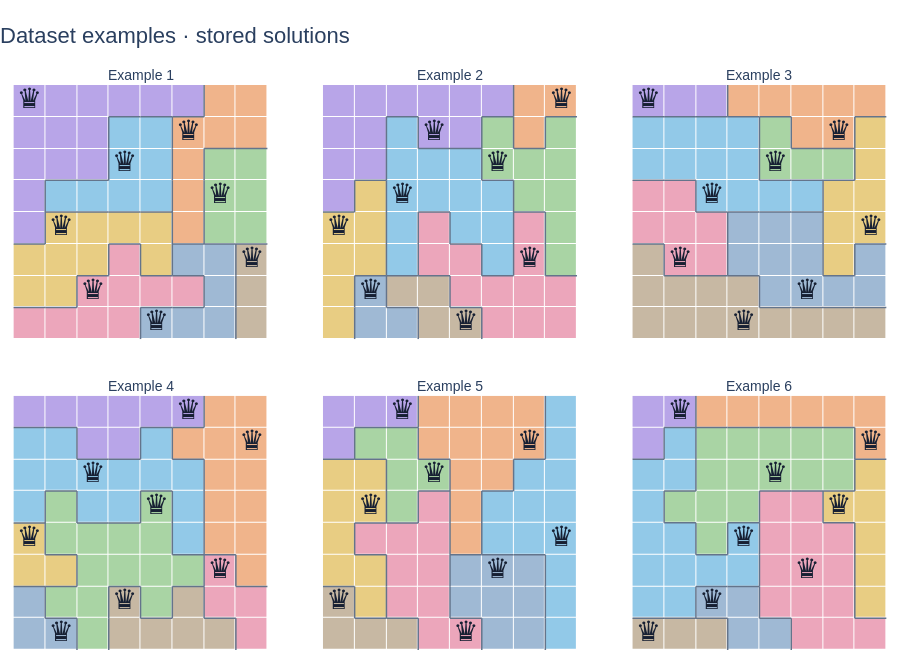

The notebook cell this image was saved under:
### Code cell
N_DATASET_EXAMPLES = 6
example_indices = np.random.default_rng(SEED + 101).choice(
    len(regions),
    size=min(N_DATASET_EXAMPLES, len(regions)),
    replace=False,
)
example_cols = min(3, len(example_indices))
example_rows = (len(example_indices) + example_cols - 1) // example_cols
examples_fig = make_subplots(
    rows=example_rows,
    cols=example_cols,
    subplot_titles=[f"Example {number + 1}" for number in range(len(example_indices))],
    horizontal_spacing=0.055,
    vertical_spacing=0.10,
)
for number, index in enumerate(example_indices):
    row, col = divmod(number, example_cols)
    board = regions[index]
    add_board(examples_fig, board, board, row + 1, col + 1)
    queen_rows = np.arange(BOARD_SIZE)
    queen_cols = puzzles["queen_columns"][index]
    examples_fig.add_trace(
        go.Scatter(
            x=queen_cols,
            y=queen_rows,
            mode="text",
            text=["♛"] * len(queen_rows),
            textfont=dict(size=28, color="#172033"),
            hoverinfo="skip",
            showlegend=False,
        ),
        row=row + 1,
        col=col + 1,
    )
style_boards(examples_fig, "Dataset examples · stored solutions", rows=example_rows)
examples_fig.update_layout(height=example_rows * 290 + 90)
examples_fig.show(config=PLOT_CONFIG)

### Figure 1 — Plotly figure (JSON) as saved in the notebook; plotly's stock layout.template omitted (floating-point values rounded to 4 significant figures; data arrays with more than 128 entries replaced by an {"elided": "..."} marker saying what was removed)
{"data": [{"colorscale": [[0, "#B8A5E8"], [0.1111, "#B8A5E8"], [0.1111, "#F0B48B"], [0.2222, "#F0B48B"], [0.2222, "#92C9E8"], [0.3333, "#92C9E8"], [0.3333, "#A9D4A4"], [0.4444, "#A9D4A4"], [0.4444, "#E8CD83"], [0.5556, "#E8CD83"], [0.5556, "#ECA6BB"], [0.6667, "#ECA6BB"], [0.6667, "#9FB9D4"], [0.7778, "#9FB9D4"], [0.7778, "#C7B8A3"], [0.8889, "#C7B8A3"], [0.8889, "#F1F3F5"], [1, "#F1F3F5"]], "customdata": [[0, 0, 0, 0, 0, 0, 1, 1], [0, 0, 0, 2, 2, 1, 1, 1], [0, 0, 0, 2, 2, 1, 3, 3], [0, 2, 2, 2, 2, 1, 3, 3], [0, 4, 4, 4, 4, 1, 3, 3], [4, 4, 4, 5, 4, 6, 6, 7], [4, 4, 5, 5, 5, 5, 6, 7], [5, 5, 5, 5, 6, 6, 6, 7]], "hovertemplate": "row=%{y}, col=%{x}<br>region=%{customdata}<br>token=%{z}<extra></extra>", "showscale": false, "type": "heatmap", "xaxis": "x", "xgap": 1, "yaxis": "y", "ygap": 1, "z": [[0, 0, 0, 0, 0, 0, 1, 1], [0, 0, 0, 2, 2, 1, 1, 1], [0, 0, 0, 2, 2, 1, 3, 3], [0, 2, 2, 2, 2, 1, 3, 3], [0, 4, 4, 4, 4, 1, 3, 3], [4, 4, 4, 5, 4, 6, 6, 7], [4, 4, 5, 5, 5, 5, 6, 7], [5, 5, 5, 5, 6, 6, 6, 7]], "zmax": 8.5, "zmin": -0.5}, {"hoverinfo": "skip", "line": {"color": "#64748B", "width": 1.5}, "mode": "lines", "showlegend": false, "type": "scatter", "x": {"elided": "132 float values"}, "xaxis": "x", "y": {"elided": "132 float values"}, "yaxis": "y"}, {"hoverinfo": "skip", "mode": "text", "showlegend": false, "text": ["♛", "♛", "♛", "♛", "♛", "♛", "♛", "♛"], "textfont": {"color": "#172033", "size": 28}, "type": "scatter", "x": [0, 5, 3, 6, 1, 7, 2, 4], "xaxis": "x", "y": [0, 1, 2, 3, 4, 5, 6, 7], "yaxis": "y"}, {"colorscale": [[0, "#B8A5E8"], [0.1111, "#B8A5E8"], [0.1111, "#F0B48B"], [0.2222, "#F0B48B"], [0.2222, "#92C9E8"], [0.3333, "#92C9E8"], [0.3333, "#A9D4A4"], [0.4444, "#A9D4A4"], [0.4444, "#E8CD83"], [0.5556, "#E8CD83"], [0.5556, "#ECA6BB"], [0.6667, "#ECA6BB"], [0.6667, "#9FB9D4"], [0.7778, "#9FB9D4"], [0.7778, "#C7B8A3"], [0.8889, "#C7B8A3"], [0.8889, "#F1F3F5"], [1, "#F1F3F5"]], "customdata": [[0, 0, 0, 0, 0, 0, 1, 1], [0, 0, 2, 0, 0, 3, 1, 3], [0, 0, 2, 2, 2, 3, 3, 3], [0, 4, 2, 2, 2, 2, 3, 3], [4, 4, 2, 5, 2, 2, 5, 3], [4, 4, 2, 5, 5, 2, 5, 3], [4, 6, 7, 7, 5, 5, 5, 5], [4, 6, 6, 7, 7, 5, 5, 5]], "hovertemplate": "row=%{y}, col=%{x}<br>region=%{customdata}<br>token=%{z}<extra></extra>", "showscale": false, "type": "heatmap", "xaxis": "x2", "xgap": 1, "yaxis": "y2", "ygap": 1, "z": [[0, 0, 0, 0, 0, 0, 1, 1], [0, 0, 2, 0, 0, 3, 1, 3], [0, 0, 2, 2, 2, 3, 3, 3], [0, 4, 2, 2, 2, 2, 3, 3], [4, 4, 2, 5, 2, 2, 5, 3], [4, 4, 2, 5, 5, 2, 5, 3], [4, 6, 7, 7, 5, 5, 5, 5], [4, 6, 6, 7, 7, 5, 5, 5]], "zmax": 8.5, "zmin": -0.5}, {"hoverinfo": "skip", "line": {"color": "#64748B", "width": 1.5}, "mode": "lines", "showlegend": false, "type": "scatter", "x": {"elided": "138 float values"}, "xaxis": "x2", "y": {"elided": "138 float values"}, "yaxis": "y2"}, {"hoverinfo": "skip", "mode": "text", "showlegend": false, "text": ["♛", "♛", "♛", "♛", "♛", "♛", "♛", "♛"], "textfont": {"color": "#172033", "size": 28}, "type": "scatter", "x": [7, 3, 5, 2, 0, 6, 1, 4], "xaxis": "x2", "y": [0, 1, 2, 3, 4, 5, 6, 7], "yaxis": "y2"}, {"colorscale": [[0, "#B8A5E8"], [0.1111, "#B8A5E8"], [0.1111, "#F0B48B"], [0.2222, "#F0B48B"], [0.2222, "#92C9E8"], [0.3333, "#92C9E8"], [0.3333, "#A9D4A4"], [0.4444, "#A9D4A4"], [0.4444, "#E8CD83"], [0.5556, "#E8CD83"], [0.5556, "#ECA6BB"], [0.6667, "#ECA6BB"], [0.6667, "#9FB9D4"], [0.7778, "#9FB9D4"], [0.7778, "#C7B8A3"], [0.8889, "#C7B8A3"], [0.8889, "#F1F3F5"], [1, "#F1F3F5"]], "customdata": [[0, 0, 0, 1, 1, 1, 1, 1], [2, 2, 2, 2, 3, 1, 1, 4], [2, 2, 2, 2, 3, 3, 3, 4], [5, 5, 2, 2, 2, 2, 4, 4], [5, 5, 5, 6, 6, 6, 4, 4], [7, 5, 5, 6, 6, 6, 4, 6], [7, 7, 7, 7, 6, 6, 6, 6], [7, 7, 7, 7, 7, 7, 7, 7]], "hovertemplate": "row=%{y}, col=%{x}<br>region=%{customdata}<br>token=%{z}<extra></extra>", "showscale": false, "type": "heatmap", "xaxis": "x3", "xgap": 1, "yaxis": "y3", "ygap": 1, "z": [[0, 0, 0, 1, 1, 1, 1, 1], [2, 2, 2, 2, 3, 1, 1, 4], [2, 2, 2, 2, 3, 3, 3, 4], [5, 5, 2, 2, 2, 2, 4, 4], [5, 5, 5, 6, 6, 6, 4, 4], [7, 5, 5, 6, 6, 6, 4, 6], [7, 7, 7, 7, 6, 6, 6, 6], [7, 7, 7, 7, 7, 7, 7, 7]], "zmax": 8.5, "zmin": -0.5}, {"hoverinfo": "skip", "line": {"color": "#64748B", "width": 1.5}, "mode": "lines", "showlegend": false, "type": "scatter", "x": [-0.5, 0.5, null, 0.5, 1.5, null, 2.5, 2.5, null, 1.5, 2.5, null, 2.5, 3.5, null, 3.5, 4.5, null, 6.5, 7.5, null, 3.5, 3.5, null, 4.5, 4.5, null, 4.5, 5.5, null, 6.5, 6.5, null, 5.5, 6.5, null, -0.5, 0.5, null, 0.5, 1.5, null, 3.5, 3.5, null, 3.5, 4.5, null, 4.5, 5.5, null, 6.5, 6.5, null, 5.5, 6.5, null, 1.5, 1.5, null, 1.5, 2.5, null, 2.5, 3.5, null, 3.5, 4.5, null, 5.5, 5.5, null, 4.5, 5.5, null, -0.5, 0.5, null, 2.5, 2.5, null, 5.5, 5.5, null, 6.5, 7.5, null, 0.5, 0.5, null, 0.5, 1.5, null, 2.5, 2.5, null, 1.5, 2.5, null, 2.5, 3.5, null, 5.5, 5.5, null, 6.5, 6.5, null, 5.5, 6.5, null, 3.5, 3.5, null, 3.5, 4.5, null, 4.5, 5.5, null, 5.5, 6.5, null, 6.5, 7.5, null], "xaxis": "x3", "y": [0.5, 0.5, null, 0.5, 0.5, null, -0.5, 0.5, null, 0.5, 0.5, null, 0.5, 0.5, null, 0.5, 0.5, null, 0.5, 0.5, null, 0.5, 1.5, null, 0.5, 1.5, null, 1.5, 1.5, null, 0.5, 1.5, null, 1.5, 1.5, null, 2.5, 2.5, null, 2.5, 2.5, null, 1.5, 2.5, null, 2.5, 2.5, null, 2.5, 2.5, null, 1.5, 2.5, null, 2.5, 2.5, null, 2.5, 3.5, null, 3.5, 3.5, null, 3.5, 3.5, null, 3.5, 3.5, null, 2.5, 3.5, null, 3.5, 3.5, null, 4.5, 4.5, null, 3.5, 4.5, null, 3.5, 4.5, null, 4.5, 4.5, null, 4.5, 5.5, null, 5.5, 5.5, null, 4.5, 5.5, null, 5.5, 5.5, null, 5.5, 5.5, null, 4.5, 5.5, null, 4.5, 5.5, null, 5.5, 5.5, null, 5.5, 6.5, null, 6.5, 6.5, null, 6.5, 6.5, null, 6.5, 6.5, null, 6.5, 6.5, null], "yaxis": "y3"}, {"hoverinfo": "skip", "mode": "text", "showlegend": false, "text": ["♛", "♛", "♛", "♛", "♛", "♛", "♛", "♛"], "textfont": {"color": "#172033", "size": 28}, "type": "scatter", "x": [0, 6, 4, 2, 7, 1, 5, 3], "xaxis": "x3", "y": [0, 1, 2, 3, 4, 5, 6, 7], "yaxis": "y3"}, {"colorscale": [[0, "#B8A5E8"], [0.1111, "#B8A5E8"], [0.1111, "#F0B48B"], [0.2222, "#F0B48B"], [0.2222, "#92C9E8"], [0.3333, "#92C9E8"], [0.3333, "#A9D4A4"], [0.4444, "#A9D4A4"], [0.4444, "#E8CD83"], [0.5556, "#E8CD83"], [0.5556, "#ECA6BB"], [0.6667, "#ECA6BB"], [0.6667, "#9FB9D4"], [0.7778, "#9FB9D4"], [0.7778, "#C7B8A3"], [0.8889, "#C7B8A3"], [0.8889, "#F1F3F5"], [1, "#F1F3F5"]], "customdata": [[0, 0, 0, 0, 0, 0, 1, 1], [2, 2, 0, 0, 2, 1, 1, 1], [2, 2, 2, 2, 2, 2, 1, 1], [2, 3, 2, 2, 3, 2, 1, 1], [4, 3, 3, 3, 3, 2, 1, 1], [4, 4, 3, 3, 3, 3, 5, 1], [6, 3, 3, 7, 3, 7, 5, 5], [6, 6, 3, 7, 7, 7, 7, 5]], "hovertemplate": "row=%{y}, col=%{x}<br>region=%{customdata}<br>token=%{z}<extra></extra>", "showscale": false, "type": "heatmap", "xaxis": "x4", "xgap": 1, "yaxis": "y4", "ygap": 1, "z": [[0, 0, 0, 0, 0, 0, 1, 1], [2, 2, 0, 0, 2, 1, 1, 1], [2, 2, 2, 2, 2, 2, 1, 1], [2, 3, 2, 2, 3, 2, 1, 1], [4, 3, 3, 3, 3, 2, 1, 1], [4, 4, 3, 3, 3, 3, 5, 1], [6, 3, 3, 7, 3, 7, 5, 5], [6, 6, 3, 7, 7, 7, 7, 5]], "zmax": 8.5, "zmin": -0.5}, {"hoverinfo": "skip", "line": {"color": "#64748B", "width": 1.5}, "mode": "lines", "showlegend": false, "type": "scatter", "x": {"elided": "141 float values"}, "xaxis": "x4", "y": {"elided": "141 float values"}, "yaxis": "y4"}, {"hoverinfo": "skip", "mode": "text", "showlegend": false, "text": ["♛", "♛", "♛", "♛", "♛", "♛", "♛", "♛"], "textfont": {"color": "#172033", "size": 28}, "type": "scatter", "x": [5, 7, 2, 4, 0, 6, 3, 1], "xaxis": "x4", "y": [0, 1, 2, 3, 4, 5, 6, 7], "yaxis": "y4"}, {"colorscale": [[0, "#B8A5E8"], [0.1111, "#B8A5E8"], [0.1111, "#F0B48B"], [0.2222, "#F0B48B"], [0.2222, "#92C9E8"], [0.3333, "#92C9E8"], [0.3333, "#A9D4A4"], [0.4444, "#A9D4A4"], [0.4444, "#E8CD83"], [0.5556, "#E8CD83"], [0.5556, "#ECA6BB"], [0.6667, "#ECA6BB"], [0.6667, "#9FB9D4"], [0.7778, "#9FB9D4"], [0.7778, "#C7B8A3"], [0.8889, "#C7B8A3"], [0.8889, "#F1F3F5"], [1, "#F1F3F5"]], "customdata": [[0, 0, 0, 1, 1, 1, 1, 2], [0, 3, 3, 1, 1, 1, 1, 2], [4, 4, 3, 3, 1, 1, 2, 2], [4, 4, 3, 5, 1, 2, 2, 2], [4, 5, 5, 5, 1, 2, 2, 2], [4, 4, 5, 5, 6, 6, 6, 2], [7, 4, 5, 5, 6, 6, 6, 2], [7, 7, 7, 5, 5, 6, 6, 2]], "hovertemplate": "row=%{y}, col=%{x}<br>region=%{customdata}<br>token=%{z}<extra></extra>", "showscale": false, "type": "heatmap", "xaxis": "x5", "xgap": 1, "yaxis": "y5", "ygap": 1, "z": [[0, 0, 0, 1, 1, 1, 1, 2], [0, 3, 3, 1, 1, 1, 1, 2], [4, 4, 3, 3, 1, 1, 2, 2], [4, 4, 3, 5, 1, 2, 2, 2], [4, 5, 5, 5, 1, 2, 2, 2], [4, 4, 5, 5, 6, 6, 6, 2], [7, 4, 5, 5, 6, 6, 6, 2], [7, 7, 7, 5, 5, 6, 6, 2]], "zmax": 8.5, "zmin": -0.5}, {"hoverinfo": "skip", "line": {"color": "#64748B", "width": 1.5}, "mode": "lines", "showlegend": false, "type": "scatter", "x": {"elided": "129 float values"}, "xaxis": "x5", "y": {"elided": "129 float values"}, "yaxis": "y5"}, {"hoverinfo": "skip", "mode": "text", "showlegend": false, "text": ["♛", "♛", "♛", "♛", "♛", "♛", "♛", "♛"], "textfont": {"color": "#172033", "size": 28}, "type": "scatter", "x": [2, 6, 3, 1, 7, 5, 0, 4], "xaxis": "x5", "y": [0, 1, 2, 3, 4, 5, 6, 7], "yaxis": "y5"}, {"colorscale": [[0, "#B8A5E8"], [0.1111, "#B8A5E8"], [0.1111, "#F0B48B"], [0.2222, "#F0B48B"], [0.2222, "#92C9E8"], [0.3333, "#92C9E8"], [0.3333, "#A9D4A4"], [0.4444, "#A9D4A4"], [0.4444, "#E8CD83"], [0.5556, "#E8CD83"], [0.5556, "#ECA6BB"], [0.6667, "#ECA6BB"], [0.6667, "#9FB9D4"], [0.7778, "#9FB9D4"], [0.7778, "#C7B8A3"], [0.8889, "#C7B8A3"], [0.8889, "#F1F3F5"], [1, "#F1F3F5"]], "customdata": [[0, 0, 1, 1, 1, 1, 1, 1], [0, 2, 3, 3, 3, 3, 3, 1], [2, 2, 3, 3, 3, 3, 3, 4], [2, 3, 3, 3, 5, 5, 4, 4], [2, 2, 3, 2, 5, 5, 5, 4], [2, 2, 2, 2, 5, 5, 5, 4], [2, 2, 6, 6, 5, 5, 5, 4], [7, 7, 7, 6, 6, 5, 5, 5]], "hovertemplate": "row=%{y}, col=%{x}<br>region=%{customdata}<br>token=%{z}<extra></extra>", "showscale": false, "type": "heatmap", "xaxis": "x6", "xgap": 1, "yaxis": "y6", "ygap": 1, "z": [[0, 0, 1, 1, 1, 1, 1, 1], [0, 2, 3, 3, 3, 3, 3, 1], [2, 2, 3, 3, 3, 3, 3, 4], [2, 3, 3, 3, 5, 5, 4, 4], [2, 2, 3, 2, 5, 5, 5, 4], [2, 2, 2, 2, 5, 5, 5, 4], [2, 2, 6, 6, 5, 5, 5, 4], [7, 7, 7, 6, 6, 5, 5, 5]], "zmax": 8.5, "zmin": -0.5}, {"hoverinfo": "skip", "line": {"color": "#64748B", "width": 1.5}, "mode": "lines", "showlegend": false, "type": "scatter", "x": {"elided": "129 float values"}, "xaxis": "x6", "y": {"elided": "129 float values"}, "yaxis": "y6"}, {"hoverinfo": "skip", "mode": "text", "showlegend": false, "text": ["♛", "♛", "♛", "♛", "♛", "♛", "♛", "♛"], "textfont": {"color": "#172033", "size": 28}, "type": "scatter", "x": [1, 7, 4, 6, 3, 5, 2, 0], "xaxis": "x6", "y": [0, 1, 2, 3, 4, 5, 6, 7], "yaxis": "y6"}], "layout": {"annotations": [{"font": {"size": 14}, "showarrow": false, "text": "Example 1", "x": 0.1483, "xanchor": "center", "xref": "paper", "y": 1, "yanchor": "bottom", "yref": "paper"}, {"font": {"size": 14}, "showarrow": false, "text": "Example 2", "x": 0.5, "xanchor": "center", "xref": "paper", "y": 1, "yanchor": "bottom", "yref": "paper"}, {"font": {"size": 14}, "showarrow": false, "text": "Example 3", "x": 0.8517, "xanchor": "center", "xref": "paper", "y": 1, "yanchor": "bottom", "yref": "paper"}, {"font": {"size": 14}, "showarrow": false, "text": "Example 4", "x": 0.1483, "xanchor": "center", "xref": "paper", "y": 0.45, "yanchor": "bottom", "yref": "paper"}, {"font": {"size": 14}, "showarrow": false, "text": "Example 5", "x": 0.5, "xanchor": "center", "xref": "paper", "y": 0.45, "yanchor": "bottom", "yref": "paper"}, {"font": {"size": 14}, "showarrow": false, "text": "Example 6", "x": 0.8517, "xanchor": "center", "xref": "paper", "y": 0.45, "yanchor": "bottom", "yref": "paper"}], "autosize": true, "font": {"family": "Arial, sans-serif", "size": 15}, "height": 670, "margin": {"b": 20, "l": 10, "r": 10, "t": 85}, "showlegend": false, "title": {"font": {"size": 22}, "text": "Dataset examples · stored solutions", "x": 0}, "xaxis": {"anchor": "y", "constrain": "domain", "domain": [0, 0.2967], "fixedrange": true, "range": [-0.5, 7.5], "showgrid": false, "showticklabels": false, "zeroline": false}, "xaxis2": {"anchor": "y2", "constrain": "domain", "domain": [0.3517, 0.6483], "fixedrange": true, "range": [-0.5, 7.5], "showgrid": false, "showticklabels": false, "zeroline": false}, "xaxis3": {"anchor": "y3", "constrain": "domain", "domain": [0.7033, 1], "fixedrange": true, "range": [-0.5, 7.5], "showgrid": false, "showticklabels": false, "zeroline": false}, "xaxis4": {"anchor": "y4", "constrain": "domain", "domain": [0, 0.2967], "fixedrange": true, "range": [-0.5, 7.5], "showgrid": false, "showticklabels": false, "zeroline": false}, "xaxis5": {"anchor": "y5", "constrain": "domain", "domain": [0.3517, 0.6483], "fixedrange": true, "range": [-0.5, 7.5], "showgrid": false, "showticklabels": false, "zeroline": false}, "xaxis6": {"anchor": "y6", "constrain": "domain", "domain": [0.7033, 1], "fixedrange": true, "range": [-0.5, 7.5], "showgrid": false, "showticklabels": false, "zeroline": false}, "yaxis": {"anchor": "x", "constrain": "domain", "domain": [0.55, 1], "fixedrange": true, "range": [7.5, -0.5], "scaleanchor": "x", "scaleratio": 1, "showgrid": false, "showticklabels": false, "zeroline": false}, "yaxis2": {"anchor": "x2", "constrain": "domain", "domain": [0.55, 1], "fixedrange": true, "range": [7.5, -0.5], "scaleanchor": "x2", "scaleratio": 1, "showgrid": false, "showticklabels": false, "zeroline": false}, "yaxis3": {"anchor": "x3", "constrain": "domain", "domain": [0.55, 1], "fixedrange": true, "range": [7.5, -0.5], "scaleanchor": "x3", "scaleratio": 1, "showgrid": false, "showticklabels": false, "zeroline": false}, "yaxis4": {"anchor": "x4", "constrain": "domain", "domain": [0, 0.45], "fixedrange": true, "range": [7.5, -0.5], "scaleanchor": "x4", "scaleratio": 1, "showgrid": false, "showticklabels": false, "zeroline": false}, "yaxis5": {"anchor": "x5", "constrain": "domain", "domain": [0, 0.45], "fixedrange": true, "range": [7.5, -0.5], "scaleanchor": "x5", "scaleratio": 1, "showgrid": false, "showticklabels": false, "zeroline": false}, "yaxis6": {"anchor": "x6", "constrain": "domain", "domain": [0, 0.45], "fixedrange": true, "range": [7.5, -0.5], "scaleanchor": "x6", "scaleratio": 1, "showgrid": false, "showticklabels": false, "zeroline": false}}}
